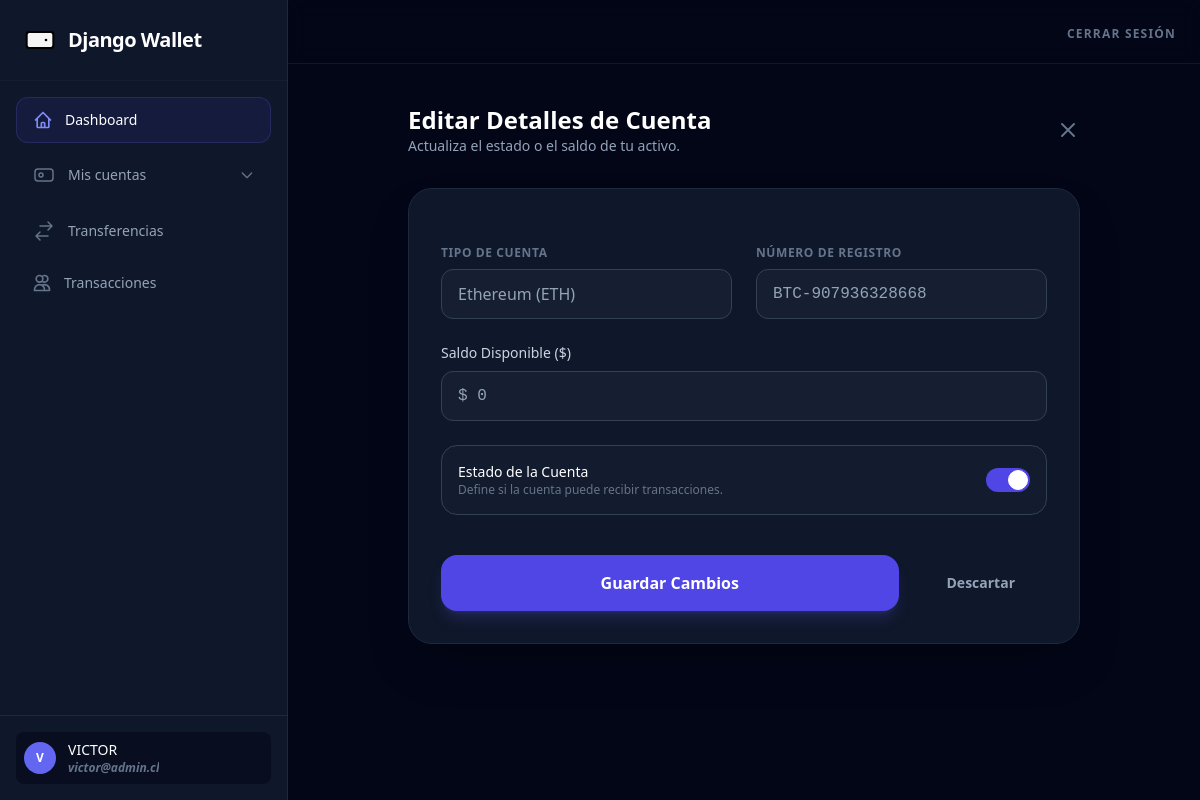
Page /actualizar-cuenta/1/ (signed in) on the committed database.
### gestion/models.py (models this page shows, shortened)
class Cuenta(models.Model):
    cliente = models.ForeignKey(
        Cliente,
        on_delete=models.PROTECT,
        related_name='cuentas'
    )
    TIPO_CUENTA_CHOICES = [
        ('BCI', 'Banco BCI'),
        ('SANT', 'Banco Santander'),
        ('ESTD', 'Banco Estado'),
        ('CHIL', 'Banco de Chile'),
        ('MERC', 'Mercado Pago'),
        ('MACH', 'MACH (Bci)'),
        ('TENP', 'Tenpo'),
        ('BTC', 'Bitcoin (BTC)'),
        ('ETH', 'Ethereum (ETH)'),
        ('USDT', 'Tether (USDT)'),
    ]
    tipo = models.CharField(max_length=10, choices=TIPO_CUENTA_CHOICES, default='BCI')
    numero = models.CharField(max_length=20, unique=True)
    saldo_disponible = models.IntegerField(default=0)
    activa = models.BooleanField(default=True)
    fecha_creacion = models.DateTimeField(auto_now_add=True)

### gestion/views.py (the view, shortened to what this page needs)
# urls.py: path('actualizar-cuenta/<int:cuenta_id>/', views.actualizar_cuenta, name='actualizar_cuenta'),
@login_required
def actualizar_cuenta(request, cuenta_id):
    cuenta = Cuenta.objects.get(id=cuenta_id)
    if request.method == 'GET':
        context = {
            'cuenta': cuenta
        }
        return render(request, 'gestion/actualizar_cuenta.html', context)

### templates/gestion/actualizar_cuenta.html (shortened to what this page needs)
{% extends 'layout.html' %}
{% block content %}
  {% load humanize %}
    <div class="max-w-2xl mx-auto">
            <div class="flex items-center justify-between mb-8">
                <div>
                    <h2 class="text-2xl font-bold text-white">Editar Detalles de Cuenta</h2>
                    <p class="text-slate-400 text-sm">Actualiza el estado o el saldo de tu activo.</p>
                </div>
                <a href="{% url 'gestion:administrar_cuentas' %}" class="text-slate-500 hover:text-white transition-colors">
                    <svg class="w-6 h-6" fill="none" viewBox="0 0 24 24" stroke="currentColor">
                        <path stroke-linecap="round" stroke-linejoin="round" stroke-width="2" d="M6 18L18 6M6 6l12 12" />
                    </svg>
                </a>
            </div>
            <div class="bg-slate-900 border border-slate-800 rounded-3xl p-8 shadow-2xl">
                <form method="POST" class="space-y-6" action="{% url 'gestion:actualizar_cuenta' cuenta.id %}">
                    <div class="grid grid-cols-1 md:grid-cols-2 gap-6">
                        <div>
                            <label class="block text-xs font-semibold text-slate-500 uppercase tracking-wider mb-2">Tipo de Cuenta</label>
                            <div class="px-4 py-3 bg-slate-800/50 border border-slate-700 rounded-xl text-slate-400 cursor-not-allowed">
                                {{ cuenta.get_tipo_display }}
                            </div>
                        </div>
                        <div>
                            <label class="block text-xs font-semibold text-slate-500 uppercase tracking-wider mb-2">Número de Registro</label>
                            <div class="px-4 py-3 bg-slate-800/50 border border-slate-700 rounded-xl text-slate-400 font-mono cursor-not-allowed">
                                {{ cuenta.numero }}
                            </div>
                        </div>
                    </div>
                    <div>
                        <label for="saldo_disponible" class="block text-sm font-medium text-slate-300 mb-2">
                            Saldo Disponible ($)
                        </label>
                        <div class="relative">
                            <div class="px-4 py-3 bg-slate-800/50 border border-slate-700 rounded-xl text-slate-400 font-mono cursor-not-allowed" >
                                $ {{ cuenta.saldo_disponible|intcomma }}
                            </div>
                        </div>
                    </div>
                    <div class="flex items-center justify-between p-4 bg-slate-800/30 border border-slate-700 rounded-2xl">
                        <div>
                            <h4 class="text-sm font-medium text-white">Estado de la Cuenta</h4>
                            <p class="text-xs text-slate-500">Define si la cuenta puede recibir transacciones.</p>
                        </div>
                        <label class="relative inline-flex items-center cursor-pointer">
                            <div class="w-11 h-6 bg-slate-700 peer-focus:outline-none rounded-full peer peer-checked:after:translate-x-full peer-checked:after:border-white after:content-[''] after:absolute after:top-[2px] after:left-[2px] after:bg-white after:border-gray-300 after:border after:rounded-full after:h-5 after:w-5 after:transition-all peer-checked:bg-indigo-600"></div>
                        </label>
                    </div>
                    <div class="flex items-center gap-4 pt-4">
                        <button type="submit"
                            class="flex-1 bg-indigo-600 hover:bg-indigo-500 text-white font-bold py-4 rounded-2xl transition-all shadow-lg shadow-indigo-500/20 active:scale-95">
                            Guardar Cambios
                        </button>
                        <a href="{% url 'gestion:administrar_cuentas' %}"
                            class="px-8 py-4 text-sm font-semibold text-slate-400 hover:text-white transition-colors">
                            Descartar
                        </a>
                    </div>
                </form>
            </div>
    </div>
{% endblock %}

### templates/layout.html (shortened to what this page needs)
<!DOCTYPE html>
<html lang="en">
<head>
    <script src="https://cdn.tailwindcss.com"></script>
</head>
<body>
    <div class="min-h-screen bg-slate-950 flex overflow-hidden">
        <aside id="sidebar" class="fixed inset-y-0 left-0 z-50 w-72 bg-slate-900 border-r border-slate-800 flex flex-col transform -translate-x-full transition-transform duration-300 ease-in-out md:relative md:translate-x-0 md:flex-shrink-0">
            <div class="p-6 flex items-center justify-between border-b border-slate-800/50">
                <a href="{% url 'gestion:dashboard' %}" class="flex items-center gap-3">
                    <svg width="32" height="32" viewBox="0 0 24 24" fill="none">
                        <rect x="2" y="6" width="20" height="12" rx="2" stroke="black" stroke-width="1.5" fill="#f4f4f4"/>
                        <path d="M2 8H18C19.1 8 20 7.1 20 6C20 4.9 19.1 4 18 4H4C2.9 4 2 4.9 2 6V8Z" fill="#indigo-500"/>
                        <circle cx="16.5" cy="12" r="1" fill="black"/>
                    </svg>
                    <span class="text-xl font-bold text-white tracking-tight">Django Wallet</span>
                </a>
            </div>
            <nav class="flex-1 mt-4 px-4 space-y-2 overflow-y-auto custom-scrollbar">
                <a href="{% url 'gestion:dashboard' %}" class="flex items-center px-4 py-3 text-sm font-medium text-white bg-indigo-600/10 border border-indigo-500/20 rounded-xl transition-all">
                    Dashboard
                </a>
                <details class="group [&_summary::-webkit-details-marker]:hidden">
                    <summary class="flex items-center justify-between px-4 py-3 text-sm font-medium text-slate-400 hover:text-white hover:bg-slate-800/50 rounded-xl transition-all cursor-pointer list-none">
                        <div class="flex items-center">
                            <svg class="mr-3 h-6 w-6 text-slate-500 group-hover:text-indigo-400 transition-colors" fill="none" viewBox="0 0 24 24" stroke="currentColor">
                                <rect x="3" y="6" width="18" height="12" rx="3" stroke-width="1.5"/>
                                <circle cx="9" cy="12" r="2" stroke-width="1.5"/>
                            </svg>
                            <span>Mis cuentas</span>
                        </div>
                        <svg class="h-4 w-4 transition-transform duration-300 group-open:rotate-180 text-slate-500" fill="none" viewBox="0 0 24 24" stroke="currentColor">
                            <path stroke-linecap="round" stroke-linejoin="round" stroke-width="2" d="M19 9l-7 7-7-7" />
                        </svg>
                    </summary>
                </details>
                <a href="{% url 'gestion:transferencias' %}" class="flex items-center px-4 py-3 text-sm font-medium text-slate-400 hover:text-white hover:bg-slate-800/50 rounded-xl transition-all">
                    <svg class="mr-3 h-6 w-6 text-slate-500 group-hover:text-indigo-400" fill="none" viewBox="0 0 24 24" stroke="currentColor">
                        <path d="M8 7h12m0 0l-4-4m4 4l-4 4m0 6H4m0 0l4 4m-4-4l4-4" stroke-width="1.5" stroke-linecap="round" stroke-linejoin="round"/>
                    </svg>
                    Transferencias
                </a>
                <a href="{% url 'gestion:transacciones' %}" class="flex items-center px-4 py-2.5 text-sm font-medium text-slate-400 hover:text-white hover:bg-slate-800/50 rounded-xl transition-all group">
                    Transacciones
                </a>
            </nav>
            <div class="p-4 border-t border-slate-800">
                <div class="flex items-center p-2 rounded-lg bg-slate-950/50">
                    <div class="h-8 w-8 rounded-full bg-indigo-500 flex items-center justify-center text-xs font-bold text-white">{{ user.username|first|upper }}</div>
                    <div class="ml-3 overflow-hidden">
                        <p class="text-sm font-medium text-white truncate uppercase">{{ user.username }}</p>
                        <p class="text-xs text-slate-500 truncate italic font-bold">{{ user.email }}</p>
                    </div>
                </div>
            </div>
        </aside>
        <div class="flex-1 flex flex-col min-w-0">
            <header class="h-16 bg-slate-950/50 backdrop-blur-md border-b border-slate-900 flex items-center justify-between px-6 z-30">
                <div class="flex items-center gap-6 ml-auto">
                    <form method="POST" action="{% url 'gestion:logout' %}" class="inline">
                        <button type="submit" class="text-xs font-bold text-slate-500 hover:text-rose-500 uppercase tracking-widest transition-colors">
                            Cerrar sesión
                        </button>
                    </form>
                </div>
            </header>
            <main class="flex-1 overflow-y-auto p-6 md:p-10">
                {% block content %}{% endblock %}
            </main>
        </div>
    </div>
</body>
</html>

### rows in the picture
Cuenta: tipo "Ethereum (ETH)", numero "BTC-907936328668", saldo_disponible "0"

### other values in the picture
{{ user.username|first|upper }} "V"
{{ user.username }} "VICTOR"
{{ user.email }} "victor@admin.cl"
